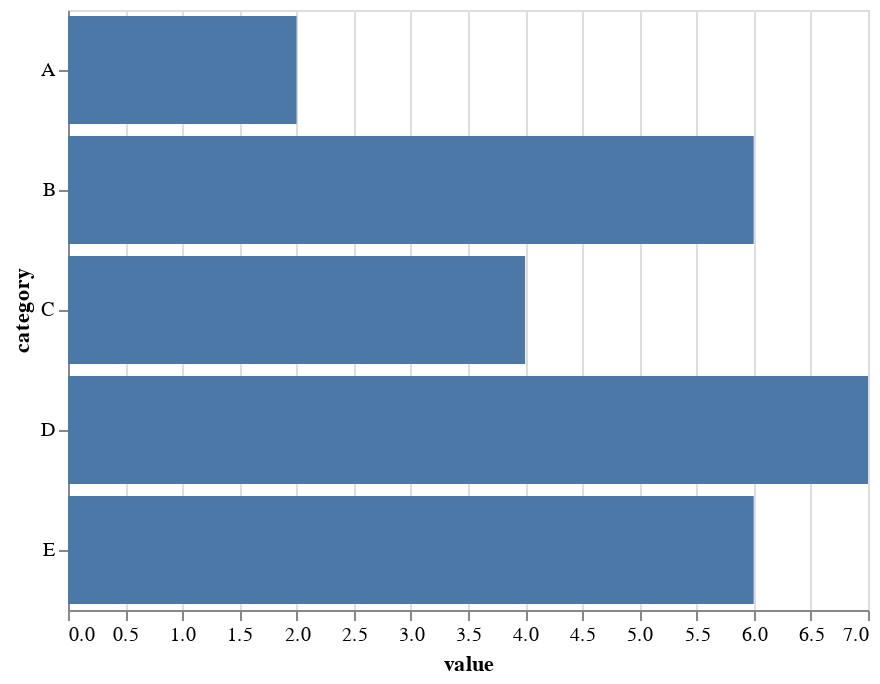

Notebook source saved alongside this figure:
### Markdown cell above
## Motivation

Altair charts are built on [vega-lite](http://vega.github.io/vega-lite), a visualization grammar that encodes charts in JSON before rendering them in your browser with Javascript.

For example, consider the following chart:

### Code cell
import pandas as pd
import numpy as np
import altair as alt

data = pd.DataFrame({
    'value': [2, 6, 4, 7, 6],
    'category': list('ABCDE'),
})

chart = alt.Chart(data).mark_bar().encode(
    x='value',
    y='category'
)

chart

### Figure 1 — Vega-Lite specification as saved in the notebook (floating-point values rounded to 4 significant figures)
{"$schema": "https://vega.github.io/schema/vega-lite/v2.6.0.json", "config": {"view": {"height": 300, "width": 400}}, "data": {"name": "data-ce24079b8164f6736574dbd5cd2f7d05"}, "datasets": {"data-ce24079b8164f6736574dbd5cd2f7d05": [{"category": "A", "value": 2}, {"category": "B", "value": 6}, {"category": "C", "value": 4}, {"category": "D", "value": 7}, {"category": "E", "value": 6}]}, "encoding": {"x": {"field": "value", "type": "quantitative"}, "y": {"field": "category", "type": "nominal"}}, "mark": "bar"}
